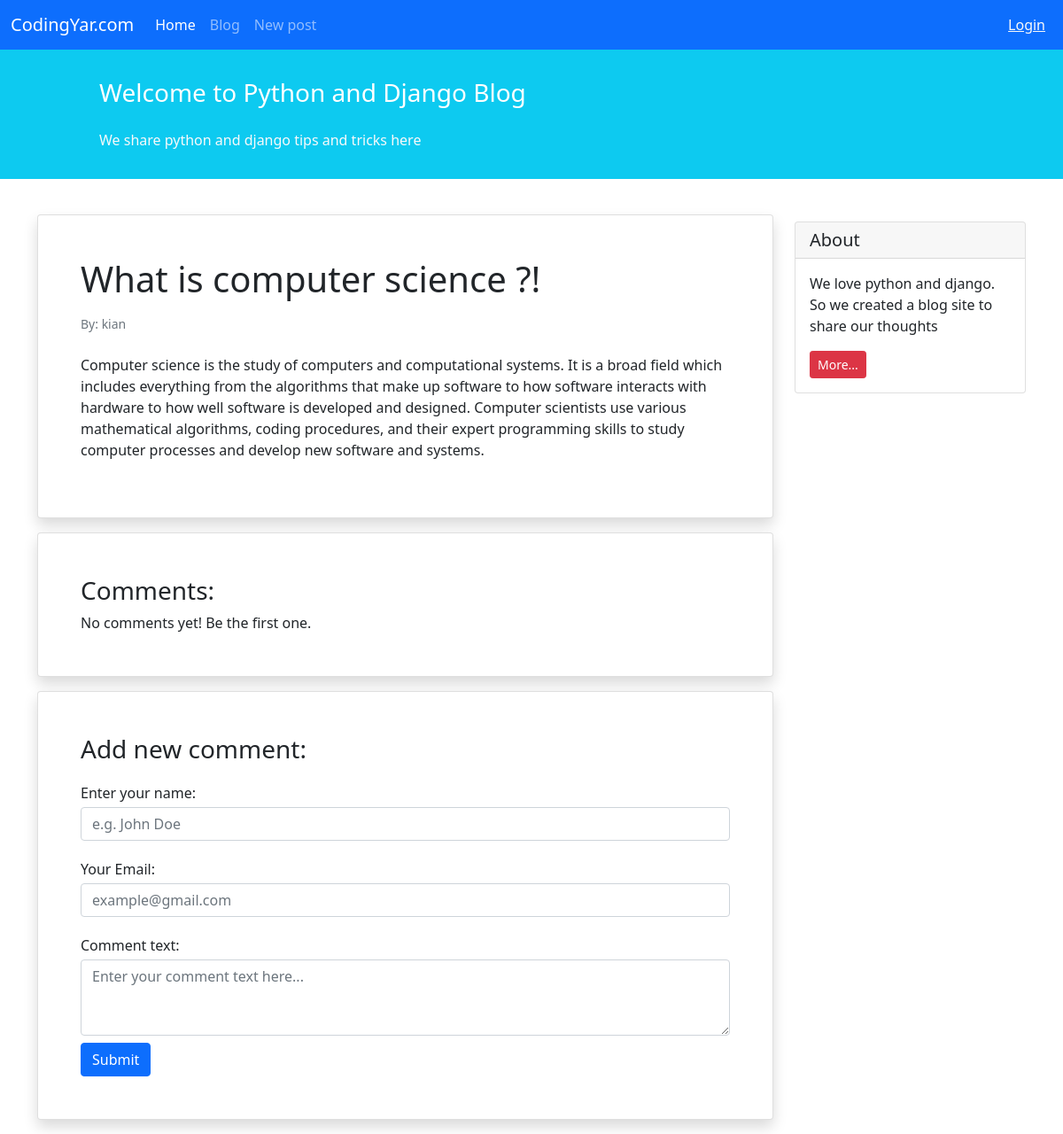
Page /blog/3 on the committed database.
### blog/models.py (models this page shows, shortened)
class Post(models.Model):
    STATUS_CHOICES = (
        ('pub', 'Published'),
        ('drf', 'Draft'),
    )
    title = models.CharField(max_length=100)
    text = models.TextField()
    author = models.ForeignKey('auth.User',on_delete=models.CASCADE)
    datetime_created = models.DateTimeField(auto_now_add=True)
    datetime_modified = models.DateTimeField(auto_now=True)
    status = models.CharField(choices=STATUS_CHOICES,max_length=100)

### blog/views.py (the view)
# urls.py: path('<int:pk>',views.post_detil_view, name='posts_detail'),
def post_detil_view(request,pk):
    try:
        post = Post.objects.get(pk=pk)
    except Post.DoesNotExist:
       return render(request,'blog/404_detail.html')
    return render(request,'blog/post_detail.html', {'post': post})

### blog/templates/blog/post_detail.html
{% extends '_base.html' %}
{% block contect %}
        <div class="container mt-4">
            <div class="row">
                <div class="col-9">
                    <div class="card shadow my-3 p-5">
                        <h1>{{ post.title }}</h1>
                        <p class="small text-muted mt-2">By: {{ post.author }}</p>
                        <p class="mt-2">{{ post.text }}</p>
                    </div>
                    <div class="card shadow my-3 p-5">
                        <h3>Comments:</h3>
                        No comments yet! Be the first one.
                    </div>
                    <div class="card shadow my-3 p-5">
                        <h3>Add new comment:</h3>
                        <form method="POST">
                            <div class="form-group py-2">
                                <label class="py-1" for="author_name">Enter your name:</label>
                                <input type="text" class="form-control" placeholder="e.g. John Doe" name="author_name">
                            </div>
                            <div class="form-group py-2">
                                <label class="py-1" for="email">Your Email:</label>
                                <input type="email" class="form-control" placeholder="example@gmail.com" name="email">
                            </div>
                            <div class="form-group py-2">
                                <label class="py-1" for="comment_text">Comment text:</label>
                                <textarea class="form-control" name="text" rows="3"
                                          placeholder="Enter your comment text here..."></textarea>
                            </div>
                            <button type="submit" class="btn btn-primary">Submit</button>
                        </form>
                    </div>
                </div>
                <div class="col-3">
                    <div class="card my-4">
                        <h5 class="card-header">About</h5>
                        <div class="card-body">
                            <p class="card-text">We love python and django. So we created a blog site to share our
                                thoughts</p>
                            <a href="#"
                               class="btn btn-sm btn-danger">
                                More...
                            </a>
                        </div>
                    </div>
                </div>
            </div>
        </div>
{% endblock contect %}

### rows in the picture
Post: title "What is computer science ?!", author "kian", text "Computer science is the study of computers and computational systems. It is a broad field which includes everything from the algorithms that make up software to how software interacts with hardware to how well software is developed and designed. Computer scientists use various mathematical algorithms, coding procedures, and their expert programming skills to study computer processes and develop new software and systems."
